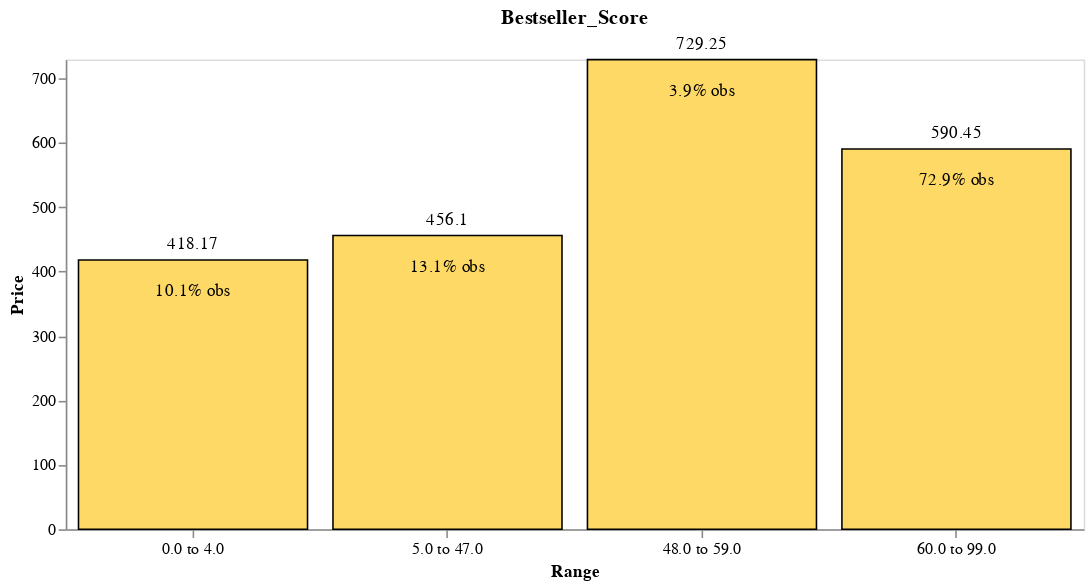

Notebook code cell kept with this figure:
### Code cell
resultdf,model=DtreeCreator(ReadyforModel_v10,'Bestseller_Score','Price',debth=2,M='Regressor')
PlotDtreeGraph2(resultdf)

### Figure 1 — Vega-Lite specification as saved in the notebook (floating-point values rounded to 4 significant figures)
{"config": {"view": {"continuousWidth": 300, "continuousHeight": 300}, "axis": {"grid": false}}, "layer": [{"mark": {"type": "bar", "color": "#ffd966", "stroke": "black"}, "encoding": {"tooltip": [{"field": "Range", "type": "nominal"}, {"field": "Pred", "type": "quantitative"}, {"field": "Counts", "type": "quantitative"}], "x": {"axis": {"labelAngle": 0}, "field": "Range", "sort": {"field": "yield", "order": "descending"}, "type": "nominal"}, "y": {"field": "Pred", "title": "Price", "type": "quantitative"}}}, {"mark": {"type": "text", "align": "center", "baseline": "bottom", "dy": -5}, "encoding": {"text": {"field": "Pred", "type": "quantitative"}, "tooltip": [{"field": "Range", "type": "nominal"}, {"field": "Pred", "type": "quantitative"}, {"field": "Counts", "type": "quantitative"}], "x": {"axis": {"labelAngle": 0}, "field": "Range", "sort": {"field": "yield", "order": "descending"}, "type": "nominal"}, "y": {"field": "Pred", "title": "Price", "type": "quantitative"}}}, {"mark": {"type": "text", "align": "center", "baseline": "bottom", "color": "#000000", "dy": 25}, "encoding": {"text": {"field": "Counts%", "type": "nominal"}, "tooltip": [{"field": "Range", "type": "nominal"}, {"field": "Pred", "type": "quantitative"}, {"field": "Counts", "type": "quantitative"}], "x": {"axis": {"labelAngle": 0}, "field": "Range", "sort": {"field": "yield", "order": "descending"}, "type": "nominal"}, "y": {"field": "Pred", "title": "Price", "type": "quantitative"}}}], "data": {"name": "data-100d4207a3f62685e31dffd19a67b89d"}, "encoding": {"y": {"field": "Pred", "scale": {"domain": [0, 729.5]}, "type": "quantitative"}}, "height": 300, "title": "Bestseller_Score ", "width": 650, "$schema": "https://vega.github.io/schema/vega-lite/v5.15.1.json", "datasets": {"data-100d4207a3f62685e31dffd19a67b89d": [{"Pred": 418.2, "VariableName": "Bestseller_Score", "X_min": 0.0, "X_max": 4.0, "Counts": 560, "Counts%": "10.1% obs", "Range": "0.0 to 4.0"}, {"Pred": 456.1, "VariableName": "Bestseller_Score", "X_min": 5.0, "X_max": 47.0, "Counts": 730, "Counts%": "13.1% obs", "Range": "5.0 to 47.0"}, {"Pred": 729.2, "VariableName": "Bestseller_Score", "X_min": 48.0, "X_max": 59.0, "Counts": 215, "Counts%": "3.9% obs", "Range": "48.0 to 59.0"}, {"Pred": 590.5, "VariableName": "Bestseller_Score", "X_min": 60.0, "X_max": 99.0, "Counts": 4048, "Counts%": "72.9% obs", "Range": "60.0 to 99.0"}]}}
